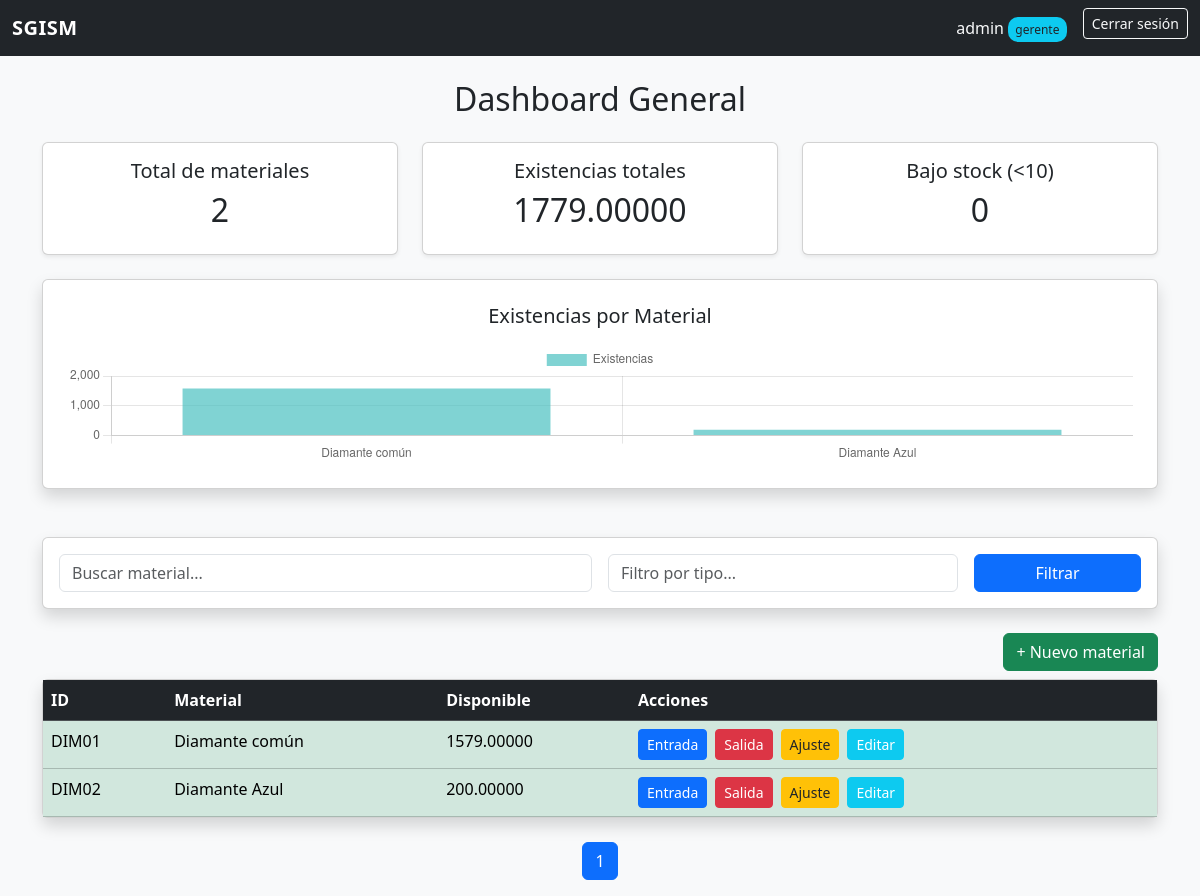
Page / (signed in) on the earlier database version.
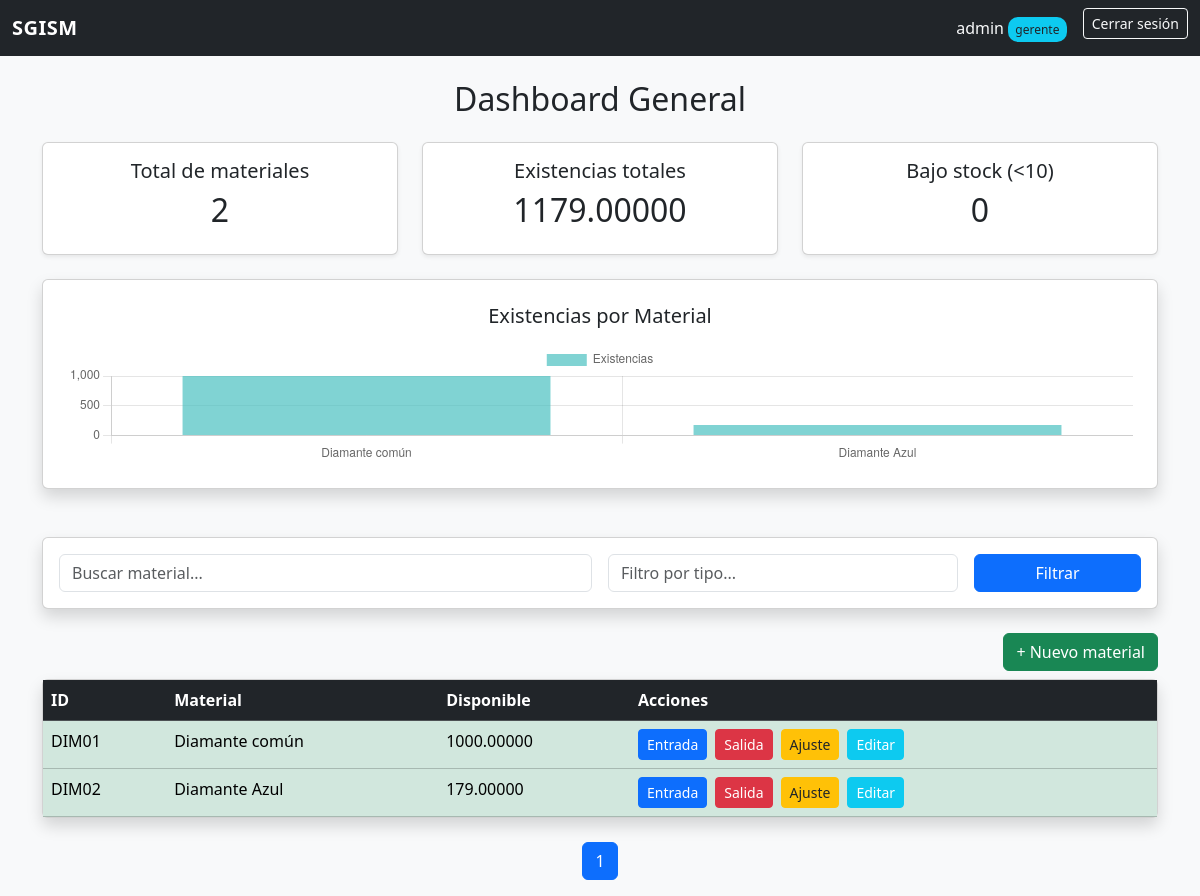
Same page on the later database version.
### inventory/models.py (models this page shows)
class Gemstone(models.Model):
    id = models.CharField(max_length=5, primary_key=True)
    type = models.CharField(max_length=100)
    name = models.CharField(max_length=100)
    ammount_available = models.DecimalField(max_digits=20, decimal_places=5, default=0)

### inventory/views.py (the view)
# urls.py: path('', views.dashboard, name='dashboard'),
@login_required
def dashboard(request):
    profile = request.user.userprofile
    role = profile.role
    search_query = request.GET.get("search", "")
    filter_type = request.GET.get("type", "")
    gemstones = Gemstone.objects.all()
    if search_query:
        gemstones = gemstones.filter(name__icontains=search_query)
    if filter_type:
        gemstones = gemstones.filter(type__icontains=filter_type)
    paginator = Paginator(gemstones, 10)  # 10 por página
    page_number = request.GET.get("page")
    page_obj = paginator.get_page(page_number)
    context = {
        "role": role,
        "is_gerente": role == "gerente",
        "is_supervisor": role == "supervisor",
        "is_surtidor": role == "surtidor",
        "is_asistente": role == "asistente",
        "is_contador": role == "contador",
        "page_obj": page_obj,
        "gemstones": gemstones,
        "total_materiales": gemstones.count(),
        "total_existencias": sum(g.ammount_available for g in gemstones),
        "bajo_stock": gemstones.filter(ammount_available__lt=10).count(),
        "search_query": search_query,
        "filter_type": filter_type,
    }
    return render(request, "inventory/dashboard.html", context)

### inventory/templates/inventory/dashboard.html (shortened to what the changed rows need)
{% extends "base.html" %}
{% load static %}
{% block content %}
<h2 class="mb-4 text-center">Dashboard General</h2>
<div class="row mb-4">
    <div class="col-md-4">
        <div class="card shadow-sm p-3 text-center">
            <h2>{{ total_materiales }}</h2>
        </div>
    </div>
    <div class="col-md-4">
        <div class="card shadow-sm p-3 text-center">
            <h5>Existencias totales</h5>
            <h2>{{ total_existencias }}</h2>
        </div>
    </div>
    <div class="col-md-4">
        <div class="card shadow-sm p-3 text-center">
            <h2>{{ bajo_stock }}</h2>
        </div>
    </div>
</div>
<div class="card shadow p-4 mb-5">
    <h5 class="text-center mb-3">Existencias por Material</h5>
    <canvas id="stockChart" height="120"></canvas>
</div>
<div class="card shadow">
    <table class="table table-hover mb-0">
        <thead class="table-dark">
            <tr>
                <th>ID</th>
                <th>Material</th>
                <th>Disponible</th>
                <th>Acciones</th>
            </tr>
        </thead>
        <tbody>
            {% for gemstone in page_obj %}
            <tr
                {% if gemstone.ammount_available < 10 %}
                    class="table-danger"
                {% elif gemstone.ammount_available < 50 %}
                    class="table-warning"
                {% else %}
                    class="table-success"
                {% endif %}
            >
                <td>{{ gemstone.id }}</td>
                <td>{{ gemstone.name }}</td>
                <td>{{ gemstone.ammount_available }}</td>
                <td class="d-flex gap-2">
                    {% if is_surtidor or is_gerente %}
                    <a href="{% url 'entry' gemstone.id %}" class="btn btn-sm btn-primary">Entrada</a>
                    <a href="{% url 'exit' gemstone.id %}" class="btn btn-sm btn-danger">Salida</a>
                    {% endif %}
                    {% if is_asistente or is_gerente %}
                    <a href="{% url 'adjustment' gemstone.id %}" class="btn btn-sm btn-warning text-dark">Ajuste</a>
                    {% endif %}
                    {% if is_gerente %}
                    <a href="{% url 'edit' gemstone.id %}" class="btn btn-sm btn-info text-white">Editar</a>
                    {% endif %}
                </td>
            </tr>
            {% endfor %}
        </tbody>
    </table>
</div>
<script>
const ctx = document.getElementById('stockChart');
new Chart(ctx, {
    type: 'bar',
    data: {
        labels: [{% for g in gemstones %}'{{ g.name }}',{% endfor %}],
        datasets: [{
            label: 'Existencias',
            data: [{% for g in gemstones %}{{ g.ammount_available }},{% endfor %}],
            backgroundColor: [
                {% for g in gemstones %}
                    {% if g.ammount_available < 10 %}
                        'rgba(255, 99, 132, 0.7)',
                    {% elif g.ammount_available < 50 %}
                        'rgba(255, 206, 86, 0.7)',
                    {% else %}
                        'rgba(75, 192, 192, 0.7)',
                    {% endif %}
                {% endfor %}
            ]
        }]
    }
});
</script>
{% endblock %}

Differences in the rows shown:
changed Gemstone "DIM01": ammount_available "1579.00000" → "1000.00000"
changed Gemstone "DIM02": ammount_available "200.00000" → "179.00000"
Other differences:
{{ total_existencias }}: "1779.00000" → "1179.00000"
chart data {{ g.ammount_available }}: 1579.00000, 200.00000 → 1000.00000, 179.00000
